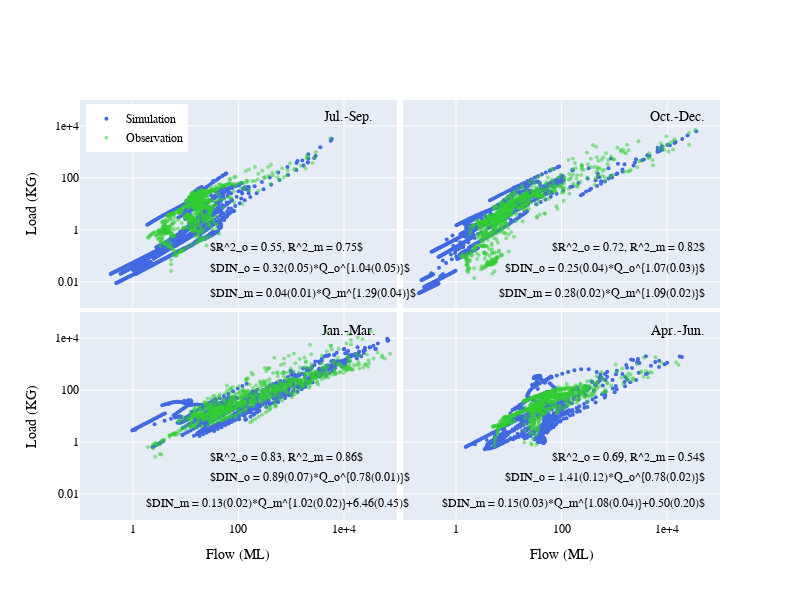

Notebook source saved alongside this figure:
### Code cell
# Use plotly to creat scatter plots
# Initialize figure with subplots
fig = make_subplots(rows=2, cols=2, shared_yaxes=True, shared_xaxes=True, 
                    horizontal_spacing = 0.01, vertical_spacing = 0.01)
legends = ['Jul.-Sep.', 'Oct.-Dec.', 'Jan.-Mar.', 'Apr.-Jun.']

# Plot here
fig.add_trace(
        go.Scatter(x=data_x['mod'][f'x_{0}'], y=data_y['mod'][f'y_{0}'], mode='markers', 
                   name='Simulation', marker=dict(color='royalblue', size=4)),
        row = 1, col = 1)

fig.add_trace(
        go.Scatter(x=data_x['obs'][f'x_{0}'], y=data_y['obs'][f'y_{0}'], mode='markers', name='Observation',
                  marker=dict(color='limegreen', size=4, opacity=0.5)),
        row = 1, col = 1)


for ii in range(1, 4):
    fig.add_trace(
        go.Scatter(x=data_x['mod'][f'x_{ii}'], y=data_y['mod'][f'y_{ii}'], mode='markers', 
                   showlegend=False, marker=dict(color='royalblue', size=4)),
        row = (ii//2 + 1), col= (ii % 2 + 1))

for ii in range(1, 4):
    fig.add_trace(
        go.Scatter(x=data_x['obs'][f'x_{ii}'], y=data_y['obs'][f'y_{ii}'], mode='markers', showlegend=False,
                  marker=dict(color='limegreen', size=4, opacity=0.5)),
         row = (ii//2 + 1), col= (ii % 2 + 1))

    
fig.update_layout(height=600, width=800)
fig.update_xaxes(type="log", range=[-1, 5])
fig.update_yaxes(type="log", range=[-3, 5])
for jj in range(1, 3):
    fig.update_xaxes(showexponent = 'all', exponentformat = 'e', 
                     row = 2, col = jj, title_text = 'Flow (ML)') 
    fig.update_yaxes(showexponent = 'all', exponentformat = 'e', 
                     row = jj, col = 1, title_text = 'Load (KG)') 

fig.update_layout(legend = dict(yanchor="top", y = 0.99, xanchor = "left", x = 0.01, 
                font = dict(size=12)), font_family = "Arial", font_color = 'black')

x_loc = [0.2, 0.98] * 2; y_loc = [0.6, 0.6, 0.08, 0.08]
subtitle_xloc = [0.42, 0.98] * 2; subtitle_yloc = [0.98, 0.98, 0.45, 0.45]
for ii in range(4):
    regress_col = str(ii+1)
    fig.add_annotation(dict(x=x_loc[ii], y= y_loc[ii], xref="paper", yref="paper", 
                                    text=r'$DIN_o = %.2f(%.2f)*Q_o^{%.2f(%.2f)}$' %(coeffs_obs.loc['a', regress_col], 
                                        coeffs_obs.loc['a_error', regress_col], coeffs_obs.loc['b', regress_col], 
                                                coeffs_obs.loc['b_error', regress_col]), showarrow=False))
    # Add the seassons to each subplot
    fig.add_annotation(dict(x = subtitle_xloc[ii], y = subtitle_yloc[ii], xref = "paper", yref = "paper", 
                                    text = legends[ii], font = dict(size=14)), showarrow = False)
    
for ii in range(4):
    regress_col = str(ii+1)
    if coeffs_mod.loc['c',regress_col] == 0:
        fig.add_annotation(dict(x=x_loc[ii], y= y_loc[ii] - 0.06, xref="paper", yref="paper", 
                                    text=r'$DIN_m = %.2f(%.2f)*Q_m^{%.2f(%.2f)}$' %(coeffs_mod.loc['a', regress_col], 
                                        coeffs_mod.loc['a_error', regress_col], coeffs_mod.loc['b', regress_col], 
                                            coeffs_mod.loc['b_error', regress_col]), showarrow=False))
    else:
        # Change the location of subplot at row = 2, col = 1
        if ii == 2:
            xx = x_loc[ii] - 0.1
        else:
            xx = x_loc[ii]
            
        fig.add_annotation(dict(x=xx , y=y_loc[ii] - 0.06, xref="paper", yref="paper", 
                                    text=r'$DIN_m = %.2f(%.2f)*Q_m^{%.2f(%.2f)}+%.2f(%.2f)$' %(coeffs_mod.loc['a', regress_col], 
                                        coeffs_mod.loc['a_error', regress_col], coeffs_mod.loc['b', regress_col], coeffs_mod.loc['b_error', regress_col],
                                                    coeffs_mod.loc['c', regress_col], coeffs_mod.loc['c_error', regress_col]), showarrow=False))
# Add the annotation of fitting statistic R2    
    fig.add_annotation(dict(x = x_loc[ii], y = y_loc[ii] + 0.05), xref="paper", yref="paper", 
                        text = r'$R^2_o = %.2f, R^2_m = %.2f$'%(coeffs_obs.loc['R2', regress_col],
                                                               coeffs_mod.loc['R2', regress_col]), showarrow=False)
    
fig.show()
pio.write_image(fig, fig_path + 'DIN-Q_scatter_plot.png', scale=2)

### Figure 1 — Plotly figure (JSON) as saved in the notebook; plotly's stock layout.template omitted (floating-point values rounded to 4 significant figures; data arrays with more than 128 entries replaced by an {"elided": "..."} marker saying what was removed)
{"data": [{"marker": {"color": "royalblue", "size": 4}, "mode": "markers", "name": "Simulation", "type": "scatter", "x": {"elided": "828 float values"}, "xaxis": "x", "y": {"elided": "828 float values"}, "yaxis": "y"}, {"marker": {"color": "limegreen", "opacity": 0.5, "size": 4}, "mode": "markers", "name": "Observation", "type": "scatter", "x": {"elided": "828 float values"}, "xaxis": "x", "y": {"elided": "828 float values"}, "yaxis": "y"}, {"marker": {"color": "royalblue", "size": 4}, "mode": "markers", "showlegend": false, "type": "scatter", "x": {"elided": "828 float values"}, "xaxis": "x2", "y": {"elided": "828 float values"}, "yaxis": "y2"}, {"marker": {"color": "royalblue", "size": 4}, "mode": "markers", "showlegend": false, "type": "scatter", "x": {"elided": "812 float values"}, "xaxis": "x3", "y": {"elided": "812 float values"}, "yaxis": "y3"}, {"marker": {"color": "royalblue", "size": 4}, "mode": "markers", "showlegend": false, "type": "scatter", "x": {"elided": "819 float values"}, "xaxis": "x4", "y": {"elided": "819 float values"}, "yaxis": "y4"}, {"marker": {"color": "limegreen", "opacity": 0.5, "size": 4}, "mode": "markers", "showlegend": false, "type": "scatter", "x": {"elided": "828 float values"}, "xaxis": "x2", "y": {"elided": "828 float values"}, "yaxis": "y2"}, {"marker": {"color": "limegreen", "opacity": 0.5, "size": 4}, "mode": "markers", "showlegend": false, "type": "scatter", "x": {"elided": "812 float values"}, "xaxis": "x3", "y": {"elided": "812 float values"}, "yaxis": "y3"}, {"marker": {"color": "limegreen", "opacity": 0.5, "size": 4}, "mode": "markers", "showlegend": false, "type": "scatter", "x": {"elided": "819 float values"}, "xaxis": "x4", "y": {"elided": "819 float values"}, "yaxis": "y4"}], "layout": {"annotations": [{"showarrow": false, "text": "$DIN_o = 0.32(0.05)*Q_o^{1.04(0.05)}$", "x": 0.2, "xref": "paper", "y": 0.6, "yref": "paper"}, {"font": {"size": 14}, "showarrow": false, "text": "Jul.-Sep.", "x": 0.42, "xref": "paper", "y": 0.98, "yref": "paper"}, {"showarrow": false, "text": "$DIN_o = 0.25(0.04)*Q_o^{1.07(0.03)}$", "x": 0.98, "xref": "paper", "y": 0.6, "yref": "paper"}, {"font": {"size": 14}, "showarrow": false, "text": "Oct.-Dec.", "x": 0.98, "xref": "paper", "y": 0.98, "yref": "paper"}, {"showarrow": false, "text": "$DIN_o = 0.89(0.07)*Q_o^{0.78(0.01)}$", "x": 0.2, "xref": "paper", "y": 0.08, "yref": "paper"}, {"font": {"size": 14}, "showarrow": false, "text": "Jan.-Mar.", "x": 0.42, "xref": "paper", "y": 0.45, "yref": "paper"}, {"showarrow": false, "text": "$DIN_o = 1.41(0.12)*Q_o^{0.78(0.02)}$", "x": 0.98, "xref": "paper", "y": 0.08, "yref": "paper"}, {"font": {"size": 14}, "showarrow": false, "text": "Apr.-Jun.", "x": 0.98, "xref": "paper", "y": 0.45, "yref": "paper"}, {"showarrow": false, "text": "$DIN_m = 0.04(0.01)*Q_m^{1.29(0.04)}$", "x": 0.2, "xref": "paper", "y": 0.54, "yref": "paper"}, {"showarrow": false, "text": "$R^2_o = 0.55, R^2_m = 0.75$", "x": 0.2, "xref": "paper", "y": 0.65, "yref": "paper"}, {"showarrow": false, "text": "$DIN_m = 0.28(0.02)*Q_m^{1.09(0.02)}$", "x": 0.98, "xref": "paper", "y": 0.54, "yref": "paper"}, {"showarrow": false, "text": "$R^2_o = 0.72, R^2_m = 0.82$", "x": 0.98, "xref": "paper", "y": 0.65, "yref": "paper"}, {"showarrow": false, "text": "$DIN_m = 0.13(0.02)*Q_m^{1.02(0.02)}+6.46(0.45)$", "x": 0.1, "xref": "paper", "y": 0.02, "yref": "paper"}, {"showarrow": false, "text": "$R^2_o = 0.83, R^2_m = 0.86$", "x": 0.2, "xref": "paper", "y": 0.13, "yref": "paper"}, {"showarrow": false, "text": "$DIN_m = 0.15(0.03)*Q_m^{1.08(0.04)}+0.50(0.20)$", "x": 0.98, "xref": "paper", "y": 0.02, "yref": "paper"}, {"showarrow": false, "text": "$R^2_o = 0.69, R^2_m = 0.54$", "x": 0.98, "xref": "paper", "y": 0.13, "yref": "paper"}], "font": {"color": "black", "family": "Arial"}, "height": 600, "legend": {"font": {"size": 12}, "x": 0.01, "xanchor": "left", "y": 0.99, "yanchor": "top"}, "width": 800, "xaxis": {"anchor": "y", "domain": [0, 0.495], "matches": "x3", "range": [-1, 5], "showticklabels": false, "type": "log"}, "xaxis2": {"anchor": "y2", "domain": [0.505, 1], "matches": "x4", "range": [-1, 5], "showticklabels": false, "type": "log"}, "xaxis3": {"anchor": "y3", "domain": [0, 0.495], "exponentformat": "e", "range": [-1, 5], "showexponent": "all", "title": {"text": "Flow (ML)"}, "type": "log"}, "xaxis4": {"anchor": "y4", "domain": [0.505, 1], "exponentformat": "e", "range": [-1, 5], "showexponent": "all", "title": {"text": "Flow (ML)"}, "type": "log"}, "yaxis": {"anchor": "x", "domain": [0.505, 1], "exponentformat": "e", "range": [-3, 5], "showexponent": "all", "title": {"text": "Load (KG)"}, "type": "log"}, "yaxis2": {"anchor": "x2", "domain": [0.505, 1], "matches": "y", "range": [-3, 5], "showticklabels": false, "type": "log"}, "yaxis3": {"anchor": "x3", "domain": [0, 0.495], "exponentformat": "e", "range": [-3, 5], "showexponent": "all", "title": {"text": "Load (KG)"}, "type": "log"}, "yaxis4": {"anchor": "x4", "domain": [0, 0.495], "matches": "y3", "range": [-3, 5], "showticklabels": false, "type": "log"}}}
